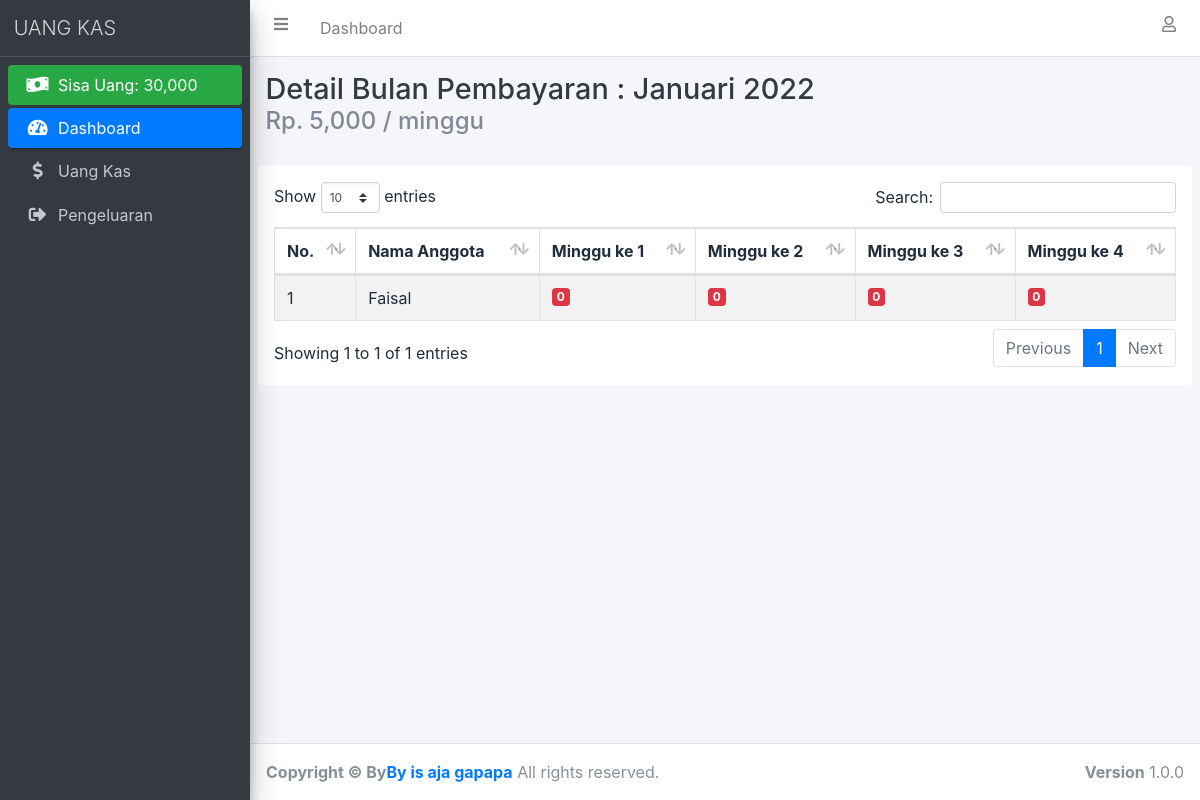
Screenshot of /detail_bulan_pembayaran_user.php?id_bulan_pembayaran=7 with the database file from the repository.
### tables this page shows
CREATE TABLE `bulan_pembayaran` (
  `id_bulan_pembayaran` int(11) NOT NULL,
  `nama_bulan` enum('januari','februari','maret','april','mei','juni','juli','agustus','september','oktober','november','desember') NOT NULL,
  `tahun` int(4) NOT NULL,
  `pembayaran_perminggu` int(11) NOT NULL
);

CREATE TABLE `uang_kas` (
  `id_uang_kas` int(11) NOT NULL,
  `id_siswa` int(11) NOT NULL,
  `id_bulan_pembayaran` int(11) NOT NULL,
  `minggu_ke_1` int(11) DEFAULT NULL,
  `minggu_ke_2` int(11) DEFAULT NULL,
  `minggu_ke_3` int(11) DEFAULT NULL,
  `minggu_ke_4` int(11) DEFAULT NULL
);

CREATE TABLE `siswa` (
  `id_siswa` int(11) NOT NULL,
  `nama_siswa` varchar(100) NOT NULL
);

### detail_bulan_pembayaran_user.php (the view, shortened to what this page needs)
<?php
require 'connection.php';
$id_bulan_pembayaran = $_GET['id_bulan_pembayaran'];
$detail_bulan_pembayaran = mysqli_fetch_assoc(mysqli_query($conn, "SELECT * FROM bulan_pembayaran WHERE id_bulan_pembayaran = '$id_bulan_pembayaran'"));
$uang_kas = mysqli_query($conn, "SELECT * FROM uang_kas INNER JOIN siswa ON uang_kas.id_siswa = siswa.id_siswa INNER JOIN bulan_pembayaran ON uang_kas.id_bulan_pembayaran = bulan_pembayaran.id_bulan_pembayaran WHERE uang_kas.id_bulan_pembayaran = '$id_bulan_pembayaran' ORDER BY nama_siswa ASC");
?>
<!DOCTYPE html>
<html>
<head>
    <?php include 'include/css.php'; ?>
</head>
<body class="hold-transition sidebar-mini layout-fixed">
    <div class="wrapper">
        <?php include 'include/usernavbar.php'; ?>
        <?php include 'include/usersidebar.php'; ?>
        <div class="content-wrapper">
            <div class="content-header">
                <div class="container-fluid">
                    <div class="row mb-2">
                        <div class="col-sm">
                            <h1 class="m-0 text-dark">Detail Bulan Pembayaran : <?= ucwords($detail_bulan_pembayaran['nama_bulan']); ?> <?= $detail_bulan_pembayaran['tahun']; ?></h1>
                            <h4>Rp. <?= number_format($detail_bulan_pembayaran['pembayaran_perminggu']); ?> / minggu</h4>
                        </div>
                    </div>
                </div>
            </div>
            <section class="content">
                <div class="container-fluid bg-white p-3 rounded">
                    <div class="table-responsive">
                        <table class="table table-hover table-striped table-bordered" id="table_id">
                            <thead>
                                <tr>
                                    <th>No.</th>
                                    <th>Nama Anggota</th>
                                    <th>Minggu ke 1</th>
                                    <th>Minggu ke 2</th>
                                    <th>Minggu ke 3</th>
                                    <th>Minggu ke 4</th>
                                </tr>
                            </thead>
                            <tbody>
                                <?php $i = 1; ?>
                                <?php foreach ($uang_kas as $duk) : ?>
                                    <tr>
                                        <td><?= $i++; ?></td>
                                        <td><?= ucwords(htmlspecialchars_decode($duk['nama_siswa'])); ?></td>
                                        <?php if ($duk['minggu_ke_1'] == $duk['pembayaran_perminggu']) : ?>
                                            <td>
                                                <button type="button" class="badge badge-success" style="border: none;">
                                                    <i class="fas fa-fw fa-check"></i> <?= number_format($duk['minggu_ke_1']); ?>
                                                </button>
                                            </td>
                                        <?php else : ?>
                                            <td>
                                                <button type="button" class="badge badge-danger" style="border: none;">
                                                    <i></i> <?= number_format($duk['minggu_ke_1']); ?>
                                                </button>
                                            </td>
                                        <?php endif ?>
                                        <?php if ($duk['minggu_ke_2'] == $duk['pembayaran_perminggu']) : ?>
                                            <td>
                                                <button type="button" class="badge badge-success" style="border: none;">
                                                    <i class="fas fa-fw fa-check"></i> <?= number_format($duk['minggu_ke_2']); ?>
                                                </button>
                                            </td>
                                        <?php else : ?>
                                            <td>
                                                <button type="button" class="badge badge-danger" style="border: none;">
                                                    <i></i> <?= number_format($duk['minggu_ke_2']); ?>
                                                </button>
                                            </td>
                                        <?php endif ?>
                                        <?php if ($duk['minggu_ke_3'] == $duk['pembayaran_perminggu']) : ?>
                                            <td>
                                                <button type="button" class="badge badge-success" style="border: none;">
                                                    <i class="fas fa-fw fa-check"></i> <?= number_format($duk['minggu_ke_3']); ?>
                                                </button>
                                            </td>
                                        <?php else : ?>
                                            <td>
                                                <button type="button" class="badge badge-danger" style="border: none;">
                                                    <i></i> <?= number_format($duk['minggu_ke_3']); ?>
                                                </button>
                                            </td>
                                        <?php endif ?>
                                        <?php if ($duk['minggu_ke_4'] == $duk['pembayaran_perminggu']) : ?>
                                            <td>
                                                <button type="button" class="badge badge-success" style="border: none;">
                                                    <i class="fas fa-fw fa-check"></i> <?= number_format($duk['minggu_ke_4']); ?>
                                                </button>
                                            </td>
                                        <?php else : ?>
                                            <td>
                                                <button type="button" class="badge badge-danger" style="border: none;">
                                                    <i></i> <?= number_format($duk['minggu_ke_4']); ?>
                                                </button>
                                            </td>
                                        <?php endif ?>
                                    </tr>
                                <?php endforeach ?>
                            </tbody>
                        </table>
                    </div>
                </div>
            </section>
        </div>
        <footer class="main-footer">
            <strong>Copyright &copy; By<a href="https://www.instagram.com/isajagapapa/" target="_blank">By is aja gapapa</a></strong>
            All rights reserved.
            <div class="float-right d-none d-sm-inline-block">
                <b>Version</b> 1.0.0
            </div>
        </footer>
    </div>
</body>
</html>

### rows the page displays
bulan_pembayaran: nama_bulan "Januari", tahun "2022", pembayaran_perminggu "5,000"
uang_kas: id_siswa.nama_siswa "Faisal", minggu_ke_1 "0", minggu_ke_2 "0", minggu_ke_3 "0", minggu_ke_4 "0"

### other values shown
$jml_uang_kas - $jml_pengeluaran "30,000"
